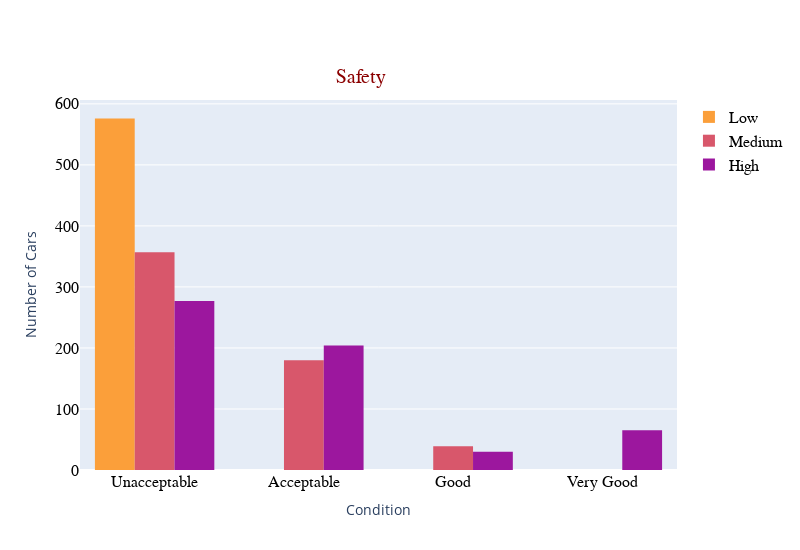

The notebook cell saved with this chart:
### Code cell
fg5 = go.Figure(layout=go.Layout(height=550, width=800))

fg5.add_trace(go.Histogram(x=car_df.loc[car_df.Safety=="low", "Class"],
                           name = "Low",
                           marker=dict(color="#fb9f3a")))
fg5.add_trace(go.Histogram(x=car_df.loc[car_df.Safety=="med", "Class"],
                           name = "Medium",
                           marker=dict(color="#d8576b")))
fg5.add_trace(go.Histogram(x=car_df.loc[car_df.Safety=="high", "Class"],
                           name = "High",
                           marker=dict(color="#9c179e")))

fg5.update_xaxes(title_text="Condition", 
                 showticklabels=True, 
                 tickmode="array",
                 tickvals=["unacc", "acc", "good", "vgood"],
                 ticktext=["Unacceptable", "Acceptable", "Good", "Very Good"],
                 tickfont=dict(family="Arial", size=16, color="black"))

fg5.update_yaxes(title_text="Number of Cars", tickfont=dict(family="Arial", size=16, color="black"))

fg5.update_layout(legend = dict(font = dict(family = "Arial", size = 16, color="black")),
                  title_text = 'Safety',
                  title_font = dict(size=20, family='Arial', color='darkred'),
                  title_x=0.45,
                  title_y=0.875)

fg5.show()

### Figure 1 — Plotly figure (JSON) as saved in the notebook; plotly's stock layout.template omitted (floating-point values rounded to 4 significant figures; data arrays with more than 128 entries replaced by an {"elided": "..."} marker saying what was removed)
{"data": [{"marker": {"color": "#fb9f3a"}, "name": "Low", "type": "histogram", "x": {"elided": "576 str values"}}, {"marker": {"color": "#d8576b"}, "name": "Medium", "type": "histogram", "x": {"elided": "576 str values"}}, {"marker": {"color": "#9c179e"}, "name": "High", "type": "histogram", "x": {"elided": "576 str values"}}], "layout": {"height": 550, "legend": {"font": {"color": "black", "family": "Arial", "size": 16}}, "title": {"font": {"color": "darkred", "family": "Arial", "size": 20}, "text": "Safety", "x": 0.45, "y": 0.875}, "width": 800, "xaxis": {"showticklabels": true, "tickfont": {"color": "black", "family": "Arial", "size": 16}, "tickmode": "array", "ticktext": ["Unacceptable", "Acceptable", "Good", "Very Good"], "tickvals": ["unacc", "acc", "good", "vgood"], "title": {"text": "Condition"}}, "yaxis": {"tickfont": {"color": "black", "family": "Arial", "size": 16}, "title": {"text": "Number of Cars"}}}}
